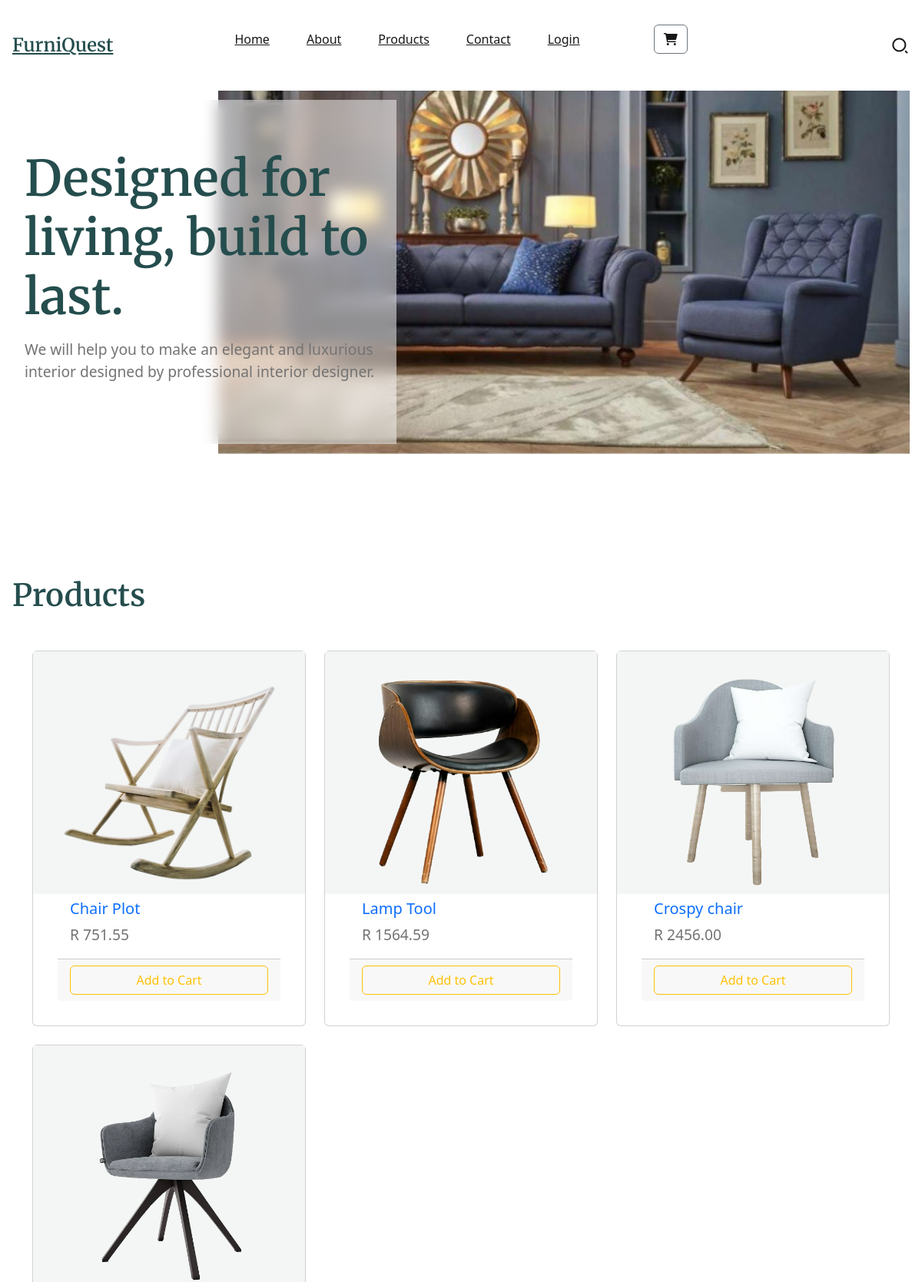
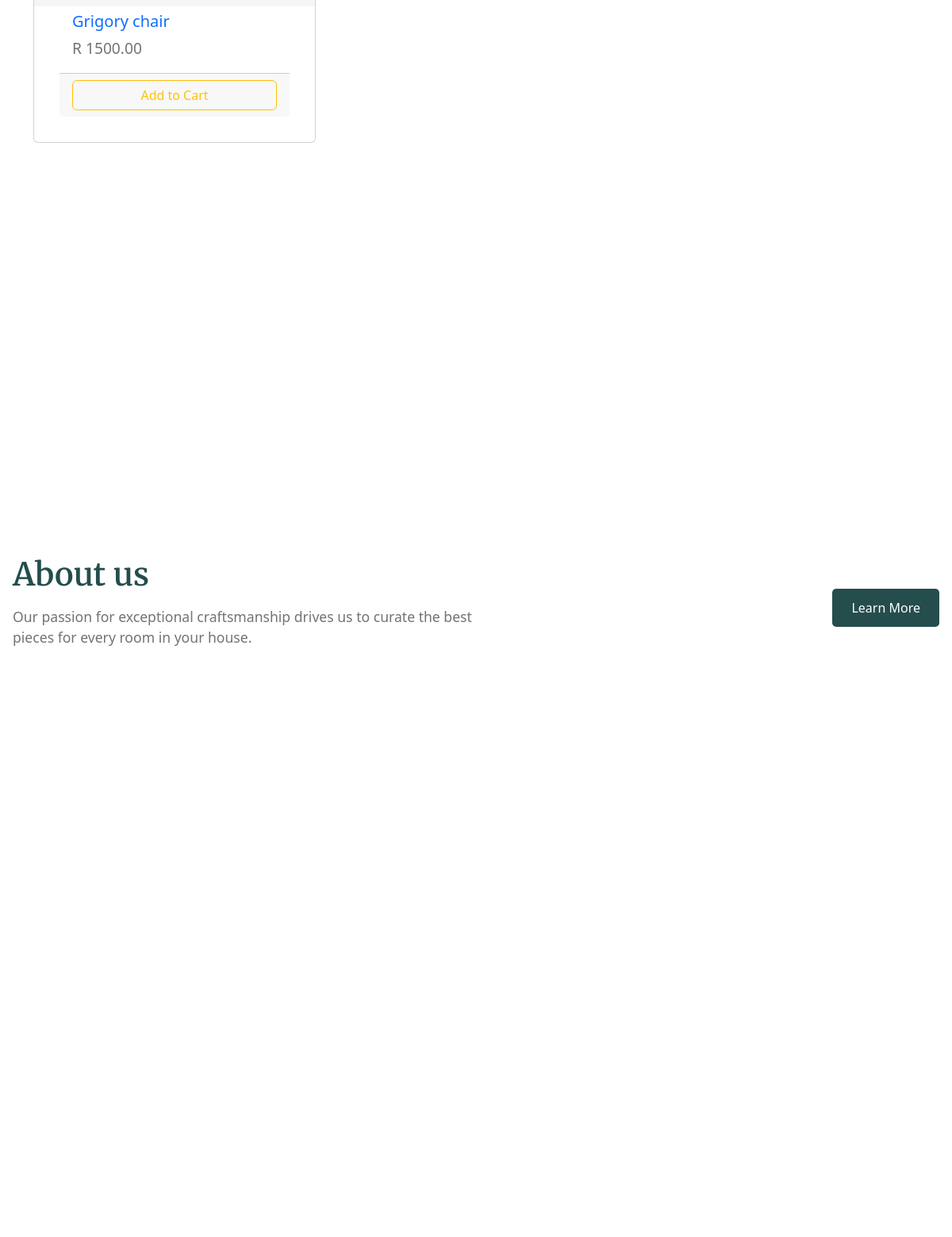
The page / (upper part) on the database its author committed (2 pictures, top to bottom).
### furniapp/models.py (models this page shows, shortened)
class Product(models.Model):
    name = models.CharField(max_length=200)
    slug = models.SlugField(unique=True, blank=True)
    description = models.TextField()
    price = models.DecimalField(max_digits=10, decimal_places=2)
    image = models.ImageField(upload_to='products/')
    stock = models.IntegerField(default=0)

### furniapp/views.py (the view)
# urls.py: 2. Add a URL to urlpatterns:  path('', views.home, name='home')
def home(request):
    products = Product.objects.all()
    return render(request, 'index.html', {'products': products})

### furniapp/templates/index.html (shortened to what this page needs)
<!DOCTYPE html>
<html lang="en">
  <head>
    {% load static %}
    <link
      href="https://cdn.jsdelivr.net/npm/remixicon@4.3.0/fonts/remixicon.css"
      rel="stylesheet"
    />
    <link rel="stylesheet" href="https://cdnjs.cloudflare.com/ajax/libs/font-awesome/6.0.0-beta3/css/all.min.css">
    <link
      rel="stylesheet"
      href="https://cdn.jsdelivr.net/npm/swiper@11/swiper-bundle.min.css"
    />
    <link rel="stylesheet" href="{% static 'css/styles.css' %}">
    <link href="https://cdn.jsdelivr.net/npm/bootstrap@5.3.3/dist/css/bootstrap.min.css" rel="stylesheet">
  </head>
  <body>
    <nav>
      <div class="nav__header">
        <div class="nav__logo">
          <a href="#" class="logo">FurniQuest</a>
        </div>
      </div>
      <ul class="nav__links" id="nav-links">
        <li><a href="#home">Home</a></li>
        <li><a href="#about">About</a></li>
        <li><a href="#product">Products</a></li>
        <li><a href="#contact">Contact</a></li>
        <li><a href="{% url 'login' %}">Login</a></li>
        <div class="ml-auto">
          <a href="{% url 'view_cart' %}" class="btn btn-outline-secondary position-relative">
              <i class="fas fa-shopping-cart"></i>
              <span class="badge badge-danger position-absolute top-0 start-100 translate-middle" style="font-size: 0.75rem; color:red">
              </span>
          </a>
      </div>
      </ul>
      <div class="nav__search" id="nav-search">
        <span><i class="ri-search-2-line"></i></span>
      </div>
    </nav>
    <header class="section__container header__container" id="home">
      <div class="header__image">
        <img src="{% static 'images/header.jpg' %}" alt="header" />
      </div>
      <div class="header__content">
        <div>
          <h1>Designed for living, build to last.</h1>
          <p>
            We will help you to make an elegant and luxurious interior designed
            by professional interior designer.
          </p>
        </div>
      </div>
    </header>
    <section class="section__container product__container" id="product">
      <h2 class="section__header">Products</h2>
      <div class="container mt-5">
        <div class="row">
            {% for product in products %}
                <div class="col-md-4 mb-4">
                    <a href="{% url 'product_detail' product.slug %}" class="text-decoration-none">
                        <div class="card product__card h-100">
                            <img src="{{ product.image.url }}" class="card-img-top" alt="{{ product.name }}">
                            <div class="card-body">
                                <h5 class="card-title">{{ product.name }}</h5>
                                <p class="card-text">R {{ product.price }}</p>
                            </div>
                            <div class="card-footer">
                                <a href="{% url 'add_to_cart' product.id %}" class="btn btn-outline-warning w-100">Add to Cart</a>
                            </div>
                        </div>
                    </a>
                </div>
            {% endfor %}
        </div>
    </div>
    </section>
    <section class="section__container deals__container">
    </section>
    <section class="section__container about__container" id="about">
      <div class="about__header">
        <div>
          <h2 class="section__header">About us</h2>
          <p class="section__description">
            Our passion for exceptional craftsmanship drives us to curate the
            best pieces for every room in your house.
          </p>
        </div>
        <button class="about__btn">Learn More</button>
      </div>
      <div class="about__content">
        <div class="about__image">
        </div>
        <div class="about__grid">
        </div>
      </div>
    </section>
    <section class="section__container client__container">
    </section>
  </body>
</html>

### rows shown on the page
Product: image (picture), name "Chair Plot", price "751.55"
Product: image (picture), name "Lamp Tool", price "1564.59"
Product: image (picture), name "Crospy chair", price "2456.00"
Product: image (picture), name "Grigory chair", price "1500.00"
